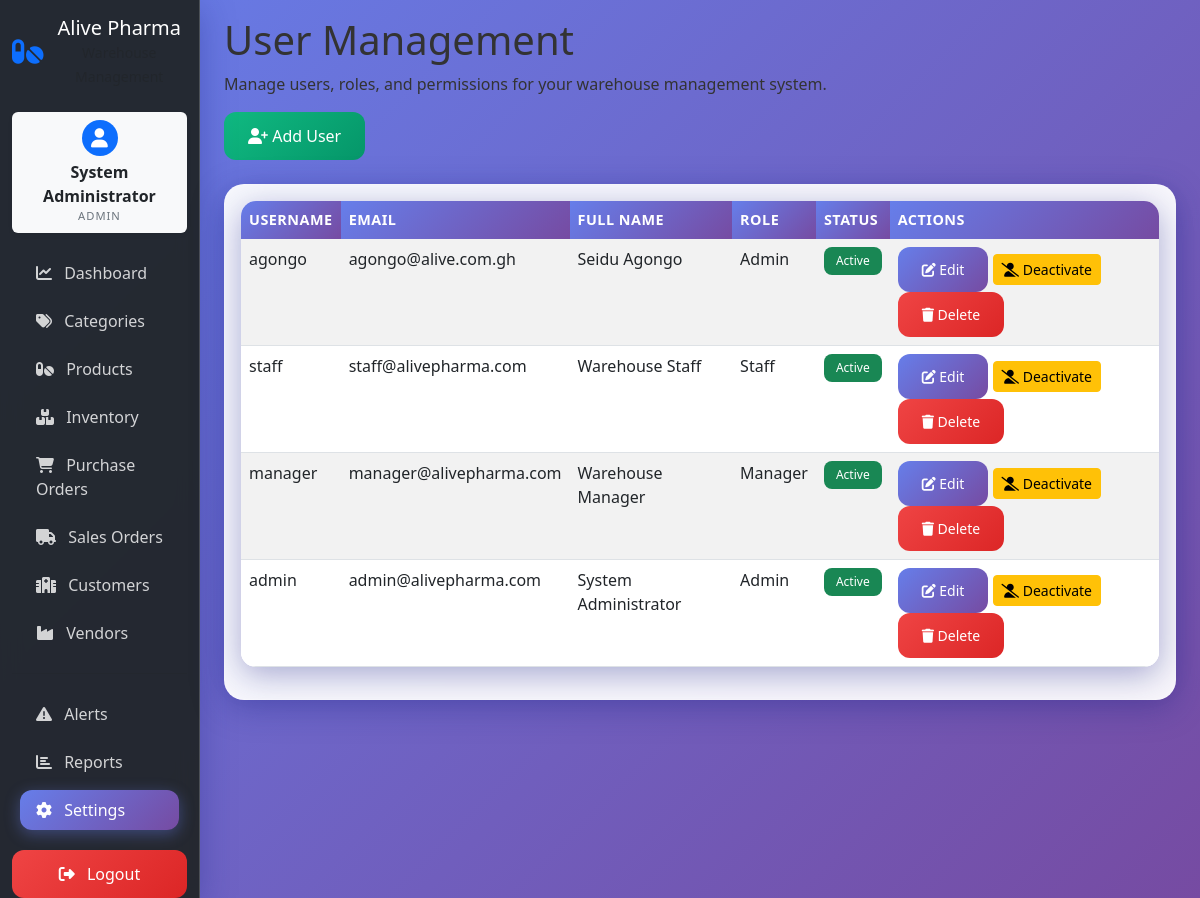
Page /settings/users (signed in) on the committed database.
### app/models/models.py (models this page shows)
class User(Base):
    __tablename__ = "users"
    id = Column(Integer, primary_key=True, index=True)
    username = Column(String(50), unique=True, index=True, nullable=False)
    email = Column(String(100), unique=True, index=True, nullable=False)
    full_name = Column(String(100), nullable=False)
    hashed_password = Column(String(255), nullable=False)
    role = Column(String(20), nullable=False, default="staff")  # admin, manager, staff
    hospital_id = Column(Integer, ForeignKey("customers.id"), nullable=True)  # Link staff to hospital
    is_active = Column(Boolean, default=True)
    created_at = Column(DateTime, default=datetime.utcnow)
    updated_at = Column(DateTime, default=datetime.utcnow, onupdate=datetime.utcnow)
    hospital = relationship("Customer", foreign_keys=[hospital_id])

### app/routes/settings.py (the view)
@router.get("/users", response_class=HTMLResponse)
async def users_list_page(
    request: Request,
    current_user: User = Depends(check_user_role_from_cookie("admin")),
    db: Session = Depends(get_db)
):
    users = db.query(User).order_by(User.created_at.desc()).all()
    return templates.TemplateResponse("settings/users.html", {
        "request": request,
        "users": users,
        "current_user": current_user
    })

### app/templates/settings/users.html (shortened to what this page needs)
{% extends "base.html" %}
{% block content %}
<div class="header">
    <div>
        <h1>User Management</h1>
        <p>Manage users, roles, and permissions for your warehouse management system.</p>
    </div>
    <div class="header-actions">
        <a href="/settings/users/add" class="btn btn-success"><i class="fas fa-user-plus"></i> Add User</a>
    </div>
</div>
<div class="card mt-4">
    <div class="card-body">
        <table class="table table-striped">
            <thead>
                <tr>
                    <th>Username</th>
                    <th>Email</th>
                    <th>Full Name</th>
                    <th>Role</th>
                    <th>Status</th>
                    <th>Actions</th>
                </tr>
            </thead>
            <tbody>
                {% for user in users %}
                <tr>
                    <td>{{ user.username }}</td>
                    <td>{{ user.email }}</td>
                    <td>{{ user.full_name }}</td>
                    <td>{{ user.role|capitalize }}</td>
                    <td>
                        {% if user.is_active %}
                            <span class="badge bg-success">Active</span>
                        {% else %}
                            <span class="badge bg-secondary">Inactive</span>
                        {% endif %}
                    </td>
                    <td>
                        <a href="/settings/users/{{ user.id }}/edit" class="btn btn-sm btn-primary"><i class="fas fa-edit"></i> Edit</a>
                        <form action="/settings/users/{{ user.id }}/toggle" method="post" style="display:inline;">
                            <button type="submit" class="btn btn-sm btn-warning">
                                {% if user.is_active %}<i class="fas fa-user-slash"></i> Deactivate{% else %}<i class="fas fa-user-check"></i> Activate{% endif %}
                            </button>
                        </form>
                        <form action="/settings/users/{{ user.id }}/delete" method="post" style="display:inline;" onsubmit="return confirm('Are you sure you want to delete this user?');">
                            <button type="submit" class="btn btn-sm btn-danger"><i class="fas fa-trash"></i> Delete</button>
                        </form>
                    </td>
                </tr>
                {% endfor %}
            </tbody>
        </table>
    </div>
</div>
{% endblock %}

### app/templates/base.html (shortened to what this page needs)
<!DOCTYPE html>
<html lang="en">
<head>
    <link href="https://cdn.jsdelivr.net/npm/bootstrap@5.3.0/dist/css/bootstrap.min.css" rel="stylesheet">
    <link href="https://cdnjs.cloudflare.com/ajax/libs/font-awesome/6.4.0/css/all.min.css" rel="stylesheet">
    <link href="/static/css/main.css" rel="stylesheet">
</head>
<body class="bg-light">
    <div class="container-fluid">
        <div class="row">
            <nav class="col-md-3 col-lg-2 d-md-block bg-dark sidebar collapse" style="min-height: 100vh;">
                <div class="position-sticky pt-3">
                    <div class="text-center mb-4">
                        <div class="d-flex align-items-center justify-content-center">
                            <i class="fas fa-pills text-primary fs-3 me-2"></i>
                            <div>
                                <h5 class="text-white mb-0">Alive Pharma</h5>
                                <small class="text-muted">Warehouse Management</small>
                            </div>
                        </div>
                    </div>
                    <div class="user-profile-card mb-3 p-2 text-center bg-light rounded shadow-sm" style="max-width: 180px; margin-left: auto; margin-right: auto;">
                        <div class="d-flex flex-column align-items-center">
                            <div class="profile-avatar bg-primary text-white rounded-circle mb-1 d-flex align-items-center justify-content-center" style="width:36px; height:36px; font-size:1.2rem;">
                                <i class="fas fa-user"></i>
                            </div>
                            <div>
                                <div class="fw-bold text-dark" style="font-size:1rem;">
                                    {% if current_user.role == 'staff' and current_user.hospital %}
                                        {{ current_user.hospital.name }}
                                    {% else %}
                                        {{ current_user.full_name or current_user.username }}
                                    {% endif %}
                                </div>
                                <div class="text-uppercase text-secondary small" style="letter-spacing:1px; font-size:0.7rem;">
                                    {% if current_user.role == 'staff' and current_user.hospital %}
                                        STAFF
                                    {% else %}
                                        {{ current_user.role|upper }}
                                    {% endif %}
                                </div>
                            </div>
                        </div>
                    </div>
                    <ul class="nav flex-column">
                        <li class="nav-item">
                            <a class="nav-link text-white {% if request.url.path == '/dashboard/' %}active{% endif %}" href="/dashboard/">
                                <i class="fas fa-chart-line me-2"></i>
                                Dashboard
                            </a>
                        </li>
                        <li class="nav-item">
                            <a class="nav-link text-white {% if request.url.path.startswith('/categories') %}active{% endif %}" href="/categories/">
                                <i class="fas fa-tags me-2"></i>
                                Categories
                            </a>
                        </li>
                        <li class="nav-item">
                            <a class="nav-link text-white {% if request.url.path.startswith('/products') %}active{% endif %}" href="/products/">
                                <i class="fas fa-pills me-2"></i>
                                Products
                            </a>
                        </li>
                        <li class="nav-item">
                            <a class="nav-link text-white {% if request.url.path.startswith('/inventory') %}active{% endif %}" href="/inventory/">
                                <i class="fas fa-boxes me-2"></i>
                                {% if current_user.role == 'staff' %}
                                Hospital Inventory
                                {% else %}
                                Inventory
                                {% endif %}
                            </a>
                        </li>
                        {% if current_user.role in ['admin', 'manager'] %}
                        <li class="nav-item">
                            <a class="nav-link text-white {% if request.url.path.startswith('/purchase-orders') %}active{% endif %}" href="/purchase-orders/">
                                <i class="fas fa-shopping-cart me-2"></i>
                                Purchase Orders
                            </a>
                        </li>
                        {% endif %}
                        <li class="nav-item">
                            <a class="nav-link text-white " href="{% if current_user.role == 'staff' %}/sales-orders/my-orders{% else %}/sales-orders/{% endif %}">
                                <i class="fas fa-truck me-2"></i>
                                {% if current_user.role == 'staff' %}
                                My Orders
                                {% else %}
                                Sales Orders
                                {% endif %}
                            </a>
                        </li>
                        {% if current_user.role in ['admin', 'manager'] %}
                        <li class="nav-item">
                            <a class="nav-link text-white {% if request.url.path.startswith('/customers') %}active{% endif %}" href="/customers/">
                                <i class="fas fa-hospital me-2"></i>
                                Customers
                            </a>
                        </li>
                        <li class="nav-item">
                            <a class="nav-link text-white {% if request.url.path.startswith('/vendors') %}active{% endif %}" href="/vendors/">
                                <i class="fas fa-industry me-2"></i>
                                Vendors
                            </a>
                        </li>
                        {% endif %}
                        <hr class="text-muted my-3">
                        {% if current_user.role in ['admin', 'manager'] %}
                        <li class="nav-item">
                            <a class="nav-link text-white {% if request.url.path.startswith('/alerts') %}active{% endif %}" href="/alerts/">
                                <i class="fas fa-exclamation-triangle me-2"></i>
                                Alerts
                            </a>
                        </li>
                        <li class="nav-item">
                            <a class="nav-link text-white {% if request.url.path.startswith('/reports') %}active{% endif %}" href="/reports/">
                                <i class="fas fa-chart-bar me-2"></i>
                                Reports
                            </a>
                        </li>
                        {% endif %}
                        {% if current_user.role in ['admin', 'manager'] %}
                        <li class="nav-item">
                            <a class="nav-link text-white {% if request.url.path.startswith('/settings') %}active{% endif %}" href="/settings/">
                                <i class="fas fa-cog me-2"></i>
                                Settings
                            </a>
                        </li>
                        {% endif %}
                    </ul>
                    <div class="mt-auto pt-3">
                        <form action="/auth/logout" method="post" class="d-grid">
                            <button type="submit" class="btn btn-danger">
                                <i class="fas fa-sign-out-alt me-2"></i>
                                Logout
                            </button>
                        </form>
                    </div>
                </div>
            </nav>
            <main class="col-md-9 ms-sm-auto col-lg-10 px-md-4">
                <div class="pt-3 pb-2 mb-3">
                    {% block content %}{% endblock %}
                </div>
            </main>
        </div>
    </div>
</body>
</html>

### app/static/css/main.css (style rules this page uses)
* { margin: 0; padding: 0; box-sizing: border-box; }
body { font-family: 'Segoe UI', Tahoma, Geneva, Verdana, sans-serif; background: linear-gradient(135deg, #667eea 0%, #764ba2 100%); min-height: 100vh; color: #333; }
.sidebar { background: rgba(33, 37, 41, 0.95) !important; backdrop-filter: blur(10px); box-shadow: 0 8px 32px rgba(31, 38, 135, 0.37); border-right: 1px solid rgba(255, 255, 255, 0.18); }
.sidebar .nav-link { color: rgba(255, 255, 255, 0.8) !important; border-radius: 12px; margin: 0.25rem 0.5rem; transition: all 0.3s ease; font-weight: 500; }
.sidebar .nav-link.active { background: linear-gradient(135deg, #667eea 0%, #764ba2 100%); color: white !important; box-shadow: 0 4px 15px rgba(102, 126, 234, 0.4); }
main { background: transparent; }
.card { background: rgba(255, 255, 255, 0.95); backdrop-filter: blur(10px); border: 1px solid rgba(255, 255, 255, 0.18); border-radius: 20px; box-shadow: 0 8px 32px rgba(31, 38, 135, 0.37); transition: all 0.3s ease; }
.btn-primary { background: linear-gradient(135deg, #667eea 0%, #764ba2 100%); border: none; border-radius: 12px; padding: 0.75rem 1.5rem; font-weight: 500; transition: all 0.3s ease; }
.btn-success { background: linear-gradient(135deg, #10b981 0%, #059669 100%); border: none; border-radius: 12px; padding: 0.75rem 1.5rem; font-weight: 500; transition: all 0.3s ease; }
.btn-danger { background: linear-gradient(135deg, #ef4444 0%, #dc2626 100%); border: none; border-radius: 12px; padding: 0.75rem 1.5rem; font-weight: 500; transition: all 0.3s ease; }
.table { background: rgba(255, 255, 255, 0.95); backdrop-filter: blur(10px); border-radius: 15px; overflow: hidden; box-shadow: 0 8px 32px rgba(31, 38, 135, 0.37); }
.table thead th { background: linear-gradient(135deg, #667eea 0%, #764ba2 100%); color: white; border: none; font-weight: 600; text-transform: uppercase; letter-spacing: 0.5px; font-size: 0.9rem; }
.table tbody tr { transition: all 0.3s ease; }
.badge { border-radius: 8px; font-weight: 500; padding: 0.5rem 0.75rem; }

### rows in the picture
User: full_name "System Administrator", role "ADMIN", username "admin", email "admin@alivepharma.com", role "Admin", is_active "Active"
User: username "agongo", email "agongo@alive.com.gh", full_name "Seidu Agongo", role "Admin", is_active "Active"
User: username "staff", email "staff@alivepharma.com", full_name "Warehouse Staff", role "Staff", is_active "Active"
User: username "manager", email "manager@alivepharma.com", full_name "Warehouse Manager", role "Manager", is_active "Active"
